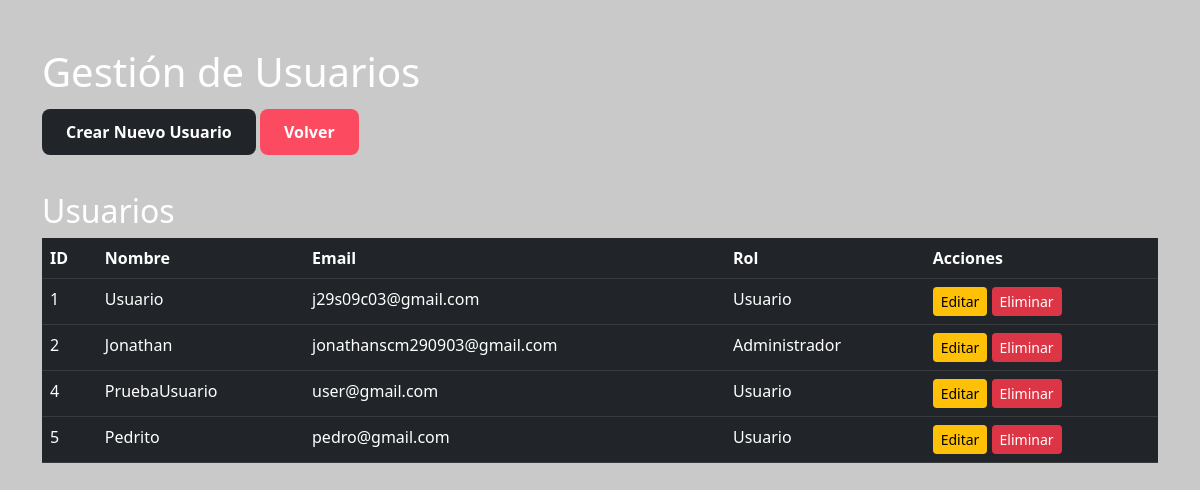
The app's page /manage_users.php (signed in) with its own data.
### tables this page shows
CREATE TABLE `usuario` (
  `id_usuario` int(11) NOT NULL,
  `nombre` varchar(100) NOT NULL,
  `email` varchar(100) NOT NULL,
  `password` varchar(255) NOT NULL,
  `genero` enum('M','F','O') NOT NULL,
  `direccion` text DEFAULT NULL,
  `nacionalidad` varchar(100) DEFAULT NULL,
  `num_telefono` varchar(15) DEFAULT NULL,
  `fecha_nacimiento` date DEFAULT NULL,
  `perfil` varchar(255) NOT NULL,
  `estado` enum('activo','inactivo','suspendido') NOT NULL,
  `rol_id` int(11) DEFAULT NULL,
  `fecha_registro` timestamp NOT NULL DEFAULT current_timestamp()
);

### manage_users.php (the view, shortened to what this page needs)
<?php
require_once "conexion.php";
$queryUsuarios = "SELECT id_usuario, nombre, email, rol_id FROM usuario";
$resultUsuarios = $conexion->query($queryUsuarios);
?>
<!DOCTYPE html>
<html lang="es">
<head>
    <link href="https://cdn.jsdelivr.net/npm/bootstrap@5.3.0/dist/css/bootstrap.min.css" rel="stylesheet">
</head>
<body>
    <div class="container mt-5">
        <h1 class="mb-4">Gestión de Usuarios</h1>
        <a href="registro_admin.html" class="btn_crear">Crear Nuevo Usuario</a>
        <a href="dashboard.php" class="btn_dashboard">Volver</a>
        <h2 class="mt-5">Usuarios</h2>
        <table class="table table-dark table-hover">
            <thead>
                <tr>
                    <th>ID</th>
                    <th>Nombre</th>
                    <th>Email</th>
                    <th>Rol</th>
                    <th>Acciones</th>
                </tr>
            </thead>
            <tbody>
                <?php while ($row = $resultUsuarios->fetch_assoc()): ?>
                <tr>
                    <td><?php echo $row['id_usuario']; ?></td>
                    <td><?php echo htmlspecialchars($row['nombre']); ?></td>
                    <td><?php echo htmlspecialchars($row['email']); ?></td>
                    <td><?php echo $row['rol_id'] == 1 ? 'Administrador' : 'Usuario'; ?></td>
                    <td>
                        <a href="editar_usuario.php?id=<?php echo $row['id_usuario']; ?>" class="btn btn-warning btn-sm">Editar</a>
                        <a href="eliminar_usuario.php?id=<?php echo $row['id_usuario']; ?>" class="btn btn-danger btn-sm" onclick="return confirm('¿Estás seguro de eliminar este usuario?');">Eliminar</a>
                    </td>
                </tr>
                <?php endwhile; ?>
            </tbody>
        </table>
    </div>
</body>
</html>

### manage_users.php (style rules this page uses)
body { background-color:rgb(201, 201, 201); color: #fff; }
.table-dark th, .table-dark td { color: #fff; }
.btn-primary, .btn-danger, .btn-warning { border: none; }
.btn_dashboard { font-weight: bold; background-color: #fc4a61; color: white; font-size: 16px; padding: 12px 24px; border: none; border-radius: 8px; cursor: pointer; text-align: center; text-decoration: none; transition: background-color 0.3s ease; margin-top: 20px; }
.btn_crear { font-weight: bold; background-color:#212529; color: white; font-size: 16px; padding: 12px 24px; border: none; border-radius: 8px; cursor: pointer; text-align: center; text-decoration: none; transition: background-color 0.3s ease; margin-top: 20px; }

### records on screen
usuario: id_usuario "1", nombre "Usuario", email "j29s09c03@gmail.com"
usuario: id_usuario "2", nombre "Jonathan", email "jonathanscm290903@gmail.com", shows "Administrador"
usuario: id_usuario "4", nombre "PruebaUsuario", email "user@gmail.com"
usuario: id_usuario "5", nombre "Pedrito", email "pedro@gmail.com", shows "Usuario"
